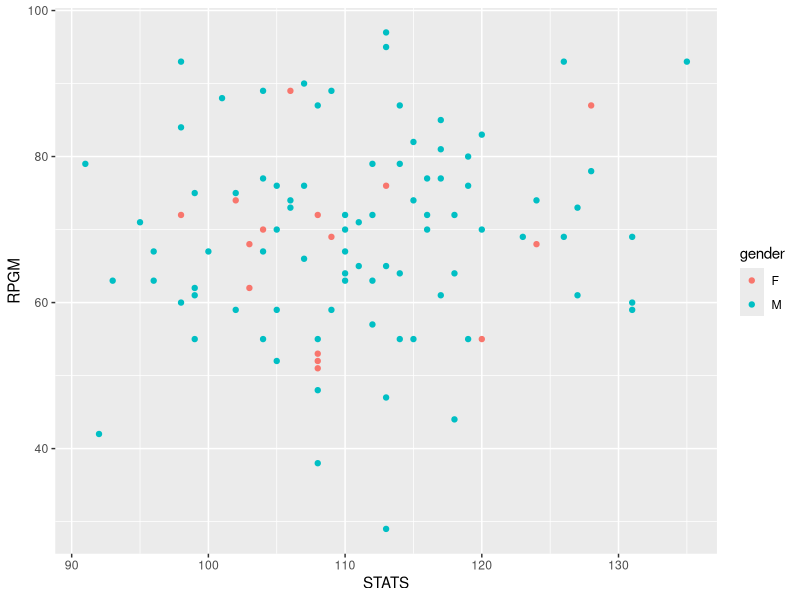

Reproduce this figure in R. (Note: this script raises an error after producing the figure.)
# Initialise Data
# 

#Roll No
rollno = seq(1,100)
rollno

#Subjects
subjects = data.frame(subid= c('STATS','MATHS','EXCEL', 'RPGM', 'PYTHON'),
            maxmks=c(150,150,100,100,100))
subjects

#Date of Birth - Sequence
dob= seq(as.Date("1994/1/1"), by = "week", length.out = 100)
length(dob)

#Course Names
course = c('BSCDS','MSCDS', 'PGDDS', 'BTCSDA')
course

#Allot Courses to all Students in groups
scourse = rep(x=c('BSCDS','MSCDS', 'PGDDS', 'BTCSDA'), c(20,30,15,35) )
length(scourse)
table(scourse)

#Gender
set.seed(1234)
gender = sample(c('M','F'), size=100, replace=TRUE, prob=c(0.8,0.2))
table(gender)

# Data frame for Master Data
student = data.frame(rollno=rollno, name='XYZ', dob=dob,
        gender= gender, course=scourse, batch=c(2016,2017))
student
str(student)

subscore = data.frame(expand.grid(rollno = student$rollno, 
                    subid = subjects$subid), score=0)
str(subscore)
table(subscore$subid)
length(subscore$rollno) # 100 students x 5 subjects = 500 rows
head(subscore)


#subscore$score[subscore$score >= 0 & subscore$subid %in% c('STATS','MATHS')] = round(rnorm(100, mean=110, sd=10))
subjects$subid
#STATS (110,10), MATHS(100,20), EXCEL(80,15), RPGM(70,12), PYTHON(75,10)
subscore$score[subscore$score >= 0 & subscore$subid == c('STATS') ] =
  round(rnorm(100, mean=110, sd=10))
subscore$score[subscore$score >= 0 & subscore$subid == c('MATHS') ] =
  round(rnorm(100, mean=100, sd=20))
subscore$score[subscore$score >= 0 & subscore$subid == c('EXCEL') ] =
  round(rnorm(100, mean=80, sd=15))
subscore$score[subscore$score >= 0 & subscore$subid == c('RPGM') ] =
  round(rnorm(100, mean=70, sd=12))
subscore$score[subscore$score >= 0 & subscore$subid == c('PYTHON') ] =
  round(rnorm(100, mean=75, sd=10))

summary(subscore)
aggregate(subscore$score, by=list(subscore$subid), mean)
head(subscore,70)


library(reshape2)

dfcast = dcast(subscore, rollno ~ subid) # Good Function
melt(dfcast) # Reverse back to original

total = merge(student, dfcast, by='rollno')
total
options(digits=4)
head(total)
aggregate(total[c(7:11)], by=list(total$course, total$batch), FUN=mean)
aggregate(total[c(7:11)], by=list(total$course), FUN=mean)
aggregate(total[c(7:11)], by=list(total$batch), FUN=mean)
aggregate(total[c(7:11)], by=list(total$gender), FUN=mean)
str(total)
library(lubridate)
total$age = as.period(interval(total$dob, Sys.Date()), unit='year')$year
str(total)
aggregate(total[c(7:11)], by=list(total$age), FUN=mean)
write.csv(total, file='studentdata.csv', row.names = F)
?write.csv
# Clustering
# 
# 
mydata = total

library(ggplot2)
ggplot(mydata, aes(STATS, RPGM, color=gender)) + geom_point()
set.seed(20)
sdataCluster <- kmeans(mydata[, 7:11], 5, nstart = 20)
sdataCluster      
sdata$cluster = sdataCluster$cluster
head(sdata[c(1,7:13)])

str(mydata)
mydata2 = mydata[-c(1:6)]
str(mydata2)
# Prepare Data
mydata2 <- na.omit(mydata2) # listwise deletion of missing
head(mydata2)
mydata3 <- scale(mydata2) # standardize variables
head(mydata3)
mydata = mydata3

# No of Clusters
# Determine number of clusters
wss <- (nrow(mydata)-1)*sum(apply(mydata,2,var))
for (i in 2:15) wss[i] <- sum(kmeans(mydata, 
                                     centers=i)$withinss)
plot(1:15, wss, type="b", xlab="Number of Clusters",
     ylab="Within groups sum of squares")

# K-Means Cluster Analysis
fit <- kmeans(mydata, 7) # 7 cluster solution
# get cluster means 
aggregate(mydata,by=list(fit$cluster),FUN=mean)
# append cluster assignment
mydata <- data.frame(mydata, fit$cluster)
head(mydata)



# Ward Hierarchical Clustering
d <- dist(mydata, method = "euclidean") # distance matrix
fit <- hclust(d, method="ward.D") 
plot(fit) # display dendogram
groups <- cutree(fit, k=7) # cut tree into 5 clusters
# draw dendogram with red borders around the 5 clusters 
rect.hclust(fit, k=7, border="red")
head(mydata)
